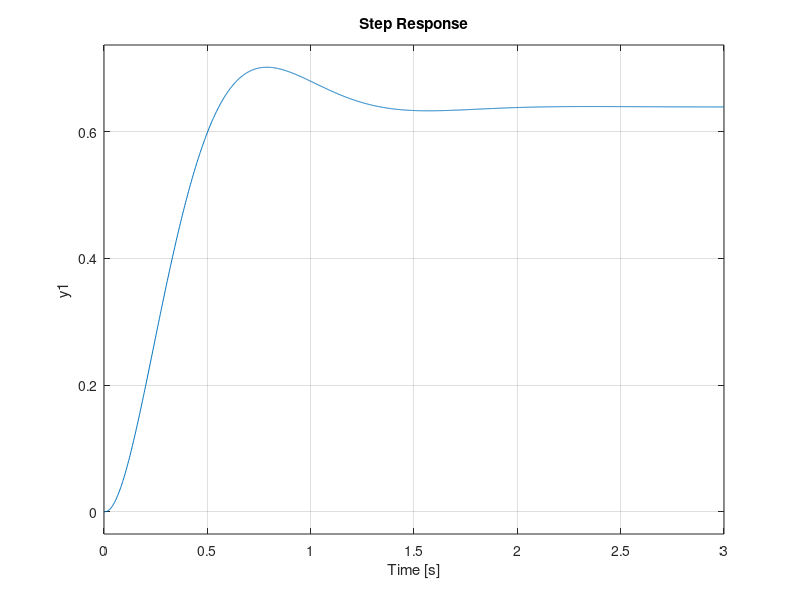

The MATLAB source for this figure: (Note: this script raises an error after producing the figure.)
close all; clear; clc;
Jm=0.04;
Jl=0.5;
bm=0.1;
bl=0;
K=0.25;
R=8;
L=0.05;
n=1/75;
Jo=Jm+(n^2)*Jl;
bo=bm+(n^2)*bl;
num=[K*n];
numv=[K*n 0];
den=[L*Jo,L*bo+R*Jo,R*bo+K^2,0];
G=tf(num,den);
Po=4;
Ts=2;
zeta=0.75;
wn=4;
P=pole(G);
Z=zero(G);
%D=-pi+sum(P)-sum(Z)
if zeta<1
    Sp(1)=-zeta*wn + wn*sqrt(1-zeta^2)*j;
    Sp(2)=-zeta*wn - wn*sqrt(1-zeta^2)*j;
else
    Sp(1)=-zeta*wn + wn*sqrt(zeta^2-1)*j;
    Sp(2)=-zeta*wn - wn*sqrt(zeta^2-1)*j;
end
D=-pi;
for i=1:length(P)
    D=D+angle(Sp(1)-P(i));
end

for i=1:length(Z)
    D=D-angle(Sp(1)-Z(i));
end

zL=-P(3);
PoleAngle=atan2(imag(Sp(1)+zL),real(Sp(1)+zL))-D;
pL=(imag(Sp(1))/tan(PoleAngle))-real(Sp(1));
Gc=tf([1 zL],[1 pL]);
T1=1/zL;
gamma=pL*T1;
rlocus(Gc*G)
sgrid(zeta,wn);
%[Kc,pole]=rlocfind(Gc*G);
Kc=1534.7 ;
Gc3=feedback(Kc*Gc*G,1);
step(Gc3)
stepinfo(Gc3)
[y,t]=step(Gc3);
s=tf('s');
figure(3); hold on;
step(Gc3/s)
step(1/s)
axis([0 7 0 7])
[yr,tr]=step(Gc3/s,7);
margin(Kc*Gc*G)
nyquist(Kc*Gc*G)